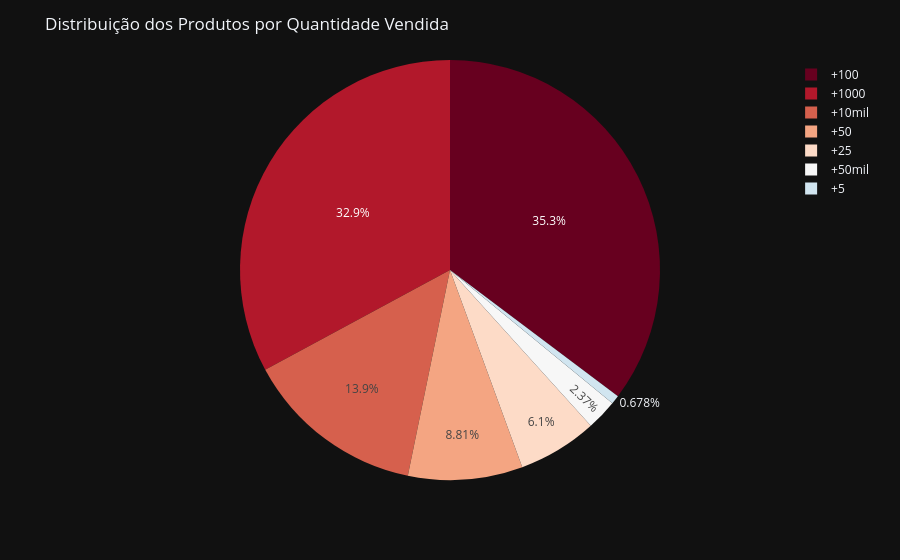

The notebook cell this image was saved under:
### Code cell
# Gráfico de Pizza - Distribuição dos Produtos por Quantidade Vendida
fig5 = cria_grafico_pizza(df)

fig5.show()

### Figure 1 — Plotly figure (JSON) as saved in the notebook; plotly's stock layout.template omitted (floating-point values rounded to 4 significant figures; data arrays with more than 128 entries replaced by an {"elided": "..."} marker saying what was removed)
{"data": [{"domain": {"x": [0.0, 1.0], "y": [0.0, 1.0]}, "hovertemplate": "Qtd_Vendidos=%{label}<extra></extra>", "labels": {"elided": "295 str values"}, "legendgroup": "", "name": "", "showlegend": true, "type": "pie"}], "layout": {"legend": {"tracegroupgap": 0}, "margin": {"t": 60}, "piecolorway": ["rgb(103,0,31)", "rgb(178,24,43)", "rgb(214,96,77)", "rgb(244,165,130)", "rgb(253,219,199)", "rgb(247,247,247)", "rgb(209,229,240)", "rgb(146,197,222)", "rgb(67,147,195)", "rgb(33,102,172)", "rgb(5,48,97)"], "title": {"text": "Distribuição dos Produtos por Quantidade Vendida"}}}
